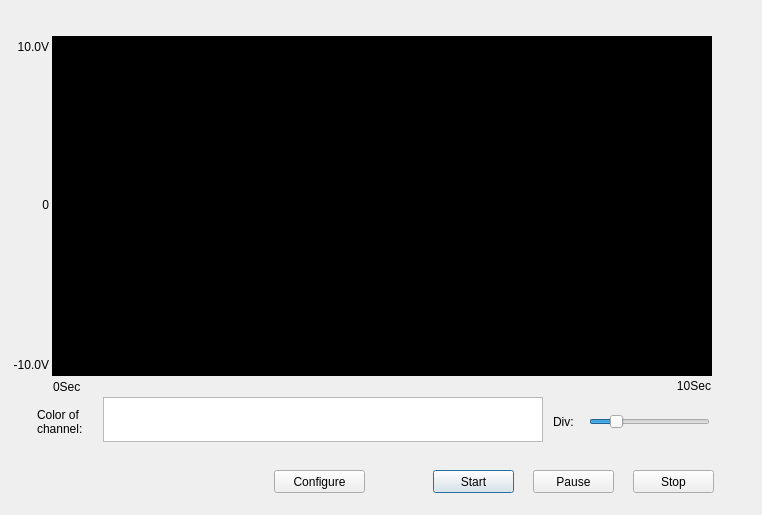
<?xml version="1.0" encoding="UTF-8"?>
<ui version="4.0">
 <class>StreamingAI_TDtrClass</class>
 <widget class="QDialog" name="StreamingAI_TDtrClass">
  <property name="geometry">
   <rect>
    <x>0</x>
    <y>0</y>
    <width>762</width>
    <height>515</height>
   </rect>
  </property>
  <property name="minimumSize">
   <size>
    <width>762</width>
    <height>515</height>
   </size>
  </property>
  <property name="maximumSize">
   <size>
    <width>762</width>
    <height>515</height>
   </size>
  </property>
  <property name="windowTitle">
   <string>Streaming AI with Trigger Delay to Start</string>
  </property>
  <widget class="QPushButton" name="btnStop">
   <property name="enabled">
    <bool>true</bool>
   </property>
   <property name="geometry">
    <rect>
     <x>633</x>
     <y>470</y>
     <width>81</width>
     <height>23</height>
    </rect>
   </property>
   <property name="text">
    <string>Stop</string>
   </property>
   <property name="autoDefault">
    <bool>false</bool>
   </property>
  </widget>
  <widget class="QPushButton" name="btnPause">
   <property name="enabled">
    <bool>true</bool>
   </property>
   <property name="geometry">
    <rect>
     <x>533</x>
     <y>470</y>
     <width>81</width>
     <height>23</height>
    </rect>
   </property>
   <property name="text">
    <string>Pause</string>
   </property>
   <property name="autoDefault">
    <bool>false</bool>
   </property>
  </widget>
  <widget class="QListWidget" name="listWidget">
   <property name="geometry">
    <rect>
     <x>103</x>
     <y>397</y>
     <width>440</width>
     <height>45</height>
    </rect>
   </property>
   <property name="verticalScrollBarPolicy">
    <enum>Qt::ScrollBarAlwaysOff</enum>
   </property>
   <property name="horizontalScrollBarPolicy">
    <enum>Qt::ScrollBarAlwaysOff</enum>
   </property>
   <property name="selectionMode">
    <enum>QAbstractItemView::NoSelection</enum>
   </property>
   <property name="flow">
    <enum>QListView::LeftToRight</enum>
   </property>
   <property name="isWrapping" stdset="0">
    <bool>true</bool>
   </property>
  </widget>
  <widget class="QPushButton" name="btnStart">
   <property name="enabled">
    <bool>true</bool>
   </property>
   <property name="geometry">
    <rect>
     <x>433</x>
     <y>470</y>
     <width>81</width>
     <height>23</height>
    </rect>
   </property>
   <property name="text">
    <string>Start</string>
   </property>
   <property name="autoDefault">
    <bool>true</bool>
   </property>
  </widget>
  <widget class="QLabel" name="lblColor">
   <property name="geometry">
    <rect>
     <x>37</x>
     <y>401</y>
     <width>61</width>
     <height>41</height>
    </rect>
   </property>
   <property name="layoutDirection">
    <enum>Qt::LeftToRight</enum>
   </property>
   <property name="text">
    <string>Color of
channel:</string>
   </property>
  </widget>
  <widget class="QSlider" name="sldDiv">
   <property name="enabled">
    <bool>true</bool>
   </property>
   <property name="geometry">
    <rect>
     <x>589</x>
     <y>411</y>
     <width>121</width>
     <height>21</height>
    </rect>
   </property>
   <property name="minimum">
    <number>10</number>
   </property>
   <property name="maximum">
    <number>1000</number>
   </property>
   <property name="singleStep">
    <number>10</number>
   </property>
   <property name="value">
    <number>200</number>
   </property>
   <property name="orientation">
    <enum>Qt::Horizontal</enum>
   </property>
   <property name="tickPosition">
    <enum>QSlider::NoTicks</enum>
   </property>
  </widget>
  <widget class="QLabel" name="lblYCoordinateMax">
   <property name="geometry">
    <rect>
     <x>3</x>
     <y>37</y>
     <width>46</width>
     <height>20</height>
    </rect>
   </property>
   <property name="text">
    <string>10.0V</string>
   </property>
   <property name="alignment">
    <set>Qt::AlignRight|Qt::AlignTrailing|Qt::AlignVCenter</set>
   </property>
  </widget>
  <widget class="QFrame" name="graphFrame">
   <property name="geometry">
    <rect>
     <x>52</x>
     <y>36</y>
     <width>660</width>
     <height>340</height>
    </rect>
   </property>
   <property name="styleSheet">
    <string notr="true">background-color: rgb(0, 0, 0);</string>
   </property>
   <property name="frameShape">
    <enum>QFrame::StyledPanel</enum>
   </property>
   <property name="frameShadow">
    <enum>QFrame::Raised</enum>
   </property>
  </widget>
  <widget class="QLabel" name="lblXCoordinateStart">
   <property name="geometry">
    <rect>
     <x>53</x>
     <y>379</y>
     <width>71</width>
     <height>16</height>
    </rect>
   </property>
   <property name="text">
    <string>0Sec</string>
   </property>
   <property name="alignment">
    <set>Qt::AlignLeading|Qt::AlignLeft|Qt::AlignVCenter</set>
   </property>
  </widget>
  <widget class="QPushButton" name="btnConfigure">
   <property name="enabled">
    <bool>true</bool>
   </property>
   <property name="geometry">
    <rect>
     <x>274</x>
     <y>470</y>
     <width>91</width>
     <height>23</height>
    </rect>
   </property>
   <property name="text">
    <string>Configure</string>
   </property>
   <property name="autoDefault">
    <bool>false</bool>
   </property>
  </widget>
  <widget class="QLabel" name="lblYCoordinateMin">
   <property name="geometry">
    <rect>
     <x>3</x>
     <y>357</y>
     <width>46</width>
     <height>16</height>
    </rect>
   </property>
   <property name="text">
    <string>-10.0V</string>
   </property>
   <property name="alignment">
    <set>Qt::AlignRight|Qt::AlignTrailing|Qt::AlignVCenter</set>
   </property>
  </widget>
  <widget class="QLabel" name="lblYCoordinateMid">
   <property name="geometry">
    <rect>
     <x>3</x>
     <y>197</y>
     <width>46</width>
     <height>16</height>
    </rect>
   </property>
   <property name="text">
    <string>0</string>
   </property>
   <property name="alignment">
    <set>Qt::AlignRight|Qt::AlignTrailing|Qt::AlignVCenter</set>
   </property>
  </widget>
  <widget class="QLabel" name="lblXCoordinateEnd">
   <property name="geometry">
    <rect>
     <x>621</x>
     <y>378</y>
     <width>90</width>
     <height>16</height>
    </rect>
   </property>
   <property name="text">
    <string>10Sec</string>
   </property>
   <property name="alignment">
    <set>Qt::AlignRight|Qt::AlignTrailing|Qt::AlignVCenter</set>
   </property>
  </widget>
  <widget class="QLabel" name="lblDiv">
   <property name="geometry">
    <rect>
     <x>553</x>
     <y>414</y>
     <width>31</width>
     <height>16</height>
    </rect>
   </property>
   <property name="text">
    <string>Div:</string>
   </property>
   <property name="alignment">
    <set>Qt::AlignLeading|Qt::AlignLeft|Qt::AlignVCenter</set>
   </property>
  </widget>
 </widget>
 <layoutdefault spacing="6" margin="11"/>
 <resources/>
 <connections/>
</ui>
